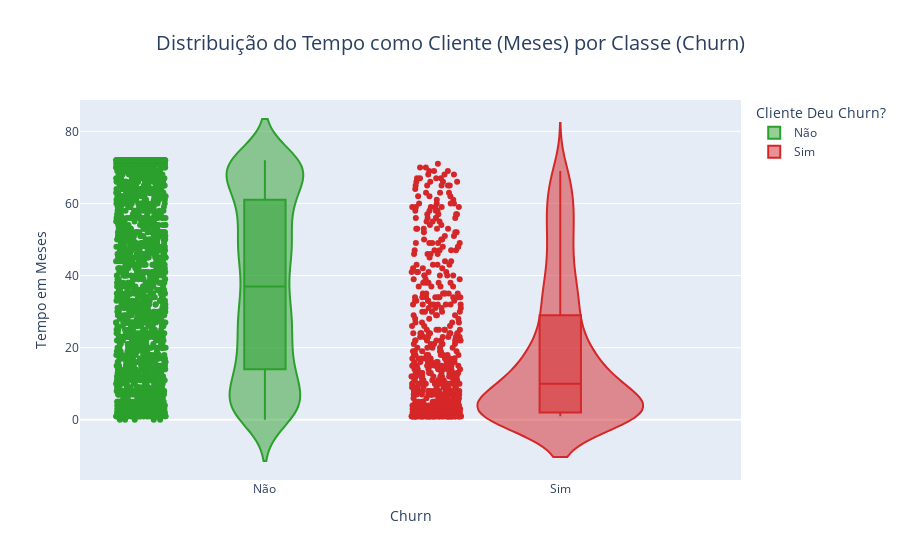

The code cell stored with this chart in its notebook:
### Markdown cell above
### 4.3 Relação entre Tempo como Cliente e Classe (Churn) 
- A partir dessa análise, é possível notar que o tempo como cliente influencia se ele vai ser Churn ou não. Para os que não são Churn, os dados de Tempo são muito bem distribuídos, porém para aqueles que são Churn, é possível notar que os dados se concentram muito nos primeiros meses como cliente (entre 1 a 18 meses, mais ou menos).

### Code cell
# Garantindo que os valores de Churn estejam como texto legível
df_churn['Churn'] = df_churn['Churn'].replace({'Yes': 'Sim', 'No': 'Não'})

# Gráfico violin com melhorias
fig_tempo = px.violin(
    df_churn,
    x='Churn',
    y='Tempo_como_Cliente',
    color='Churn',
    box=True,                # Adiciona o boxplot dentro do violino
    points='all',            # Mostra todos os pontos individuais
    hover_data=df_churn.columns,
    color_discrete_map={
        'Sim': '#d62728',    # Vermelho para churn
        'Não': '#2ca02c'     # Verde para retenção
    },
    title='Distribuição do Tempo como Cliente (Meses) por Classe (Churn)'
)

# Ajustes de layout
fig_tempo.update_layout(
    title_font_size=20,
    title_x=0.5,
    xaxis_title='Churn',
    yaxis_title='Tempo em Meses',
    legend_title_text='Cliente Deu Churn?',
    violingap=0.3,
    violingroupgap=0.2
)

# Exibir gráfico
fig_tempo.show()

### Figure 1 — Plotly figure (JSON) as saved in the notebook; plotly's stock layout.template omitted (floating-point values rounded to 4 significant figures; data arrays with more than 128 entries replaced by an {"elided": "..."} marker saying what was removed)
{"data": [{"alignmentgroup": "True", "box": {"visible": true}, "customdata": {"elided": "1841x14 mixed values"}, "hovertemplate": "Churn=%{x}<br>Tempo_como_Cliente=%{y}<br>ID=%{customdata[0]}<br>Genero=%{customdata[1]}<br>Idoso=%{customdata[2]}<br>Casado=%{customdata[3]}<br>Dependentes=%{customdata[4]}<br>Servico_Telefonico=%{customdata[5]}<br>Servico_Internet=%{customdata[6]}<br>Servico_Seguranca=%{customdata[7]}<br>Suporte_Tecnico=%{customdata[8]}<br>Streaming_TV=%{customdata[9]}<br>Tipo_Contrato=%{customdata[10]}<br>Metodo_Pagamento=%{customdata[11]}<br>Pagamento_Mensal=%{customdata[12]}<br>Total_Pago=%{customdata[13]}<extra></extra>", "legendgroup": "Não", "marker": {"color": "#2ca02c"}, "name": "Não", "offsetgroup": "Não", "orientation": "v", "points": "all", "scalegroup": "True", "showlegend": true, "type": "violin", "x": {"elided": "1841 str values"}, "x0": " ", "xaxis": "x", "y": {"elided": "1841 int values"}, "y0": " ", "yaxis": "y"}, {"alignmentgroup": "True", "box": {"visible": true}, "customdata": {"elided": "647x14 mixed values"}, "hovertemplate": "Churn=%{x}<br>Tempo_como_Cliente=%{y}<br>ID=%{customdata[0]}<br>Genero=%{customdata[1]}<br>Idoso=%{customdata[2]}<br>Casado=%{customdata[3]}<br>Dependentes=%{customdata[4]}<br>Servico_Telefonico=%{customdata[5]}<br>Servico_Internet=%{customdata[6]}<br>Servico_Seguranca=%{customdata[7]}<br>Suporte_Tecnico=%{customdata[8]}<br>Streaming_TV=%{customdata[9]}<br>Tipo_Contrato=%{customdata[10]}<br>Metodo_Pagamento=%{customdata[11]}<br>Pagamento_Mensal=%{customdata[12]}<br>Total_Pago=%{customdata[13]}<extra></extra>", "legendgroup": "Sim", "marker": {"color": "#d62728"}, "name": "Sim", "offsetgroup": "Sim", "orientation": "v", "points": "all", "scalegroup": "True", "showlegend": true, "type": "violin", "x": {"elided": "647 str values"}, "x0": " ", "xaxis": "x", "y": {"elided": "647 int values"}, "y0": " ", "yaxis": "y"}], "layout": {"legend": {"title": {"text": "Cliente Deu Churn?"}, "tracegroupgap": 0}, "title": {"font": {"size": 20}, "text": "Distribuição do Tempo como Cliente (Meses) por Classe (Churn)", "x": 0.5}, "violingap": 0.3, "violingroupgap": 0.2, "violinmode": "overlay", "xaxis": {"anchor": "y", "categoryarray": ["Não", "Sim"], "categoryorder": "array", "domain": [0, 1], "title": {"text": "Churn"}}, "yaxis": {"anchor": "x", "domain": [0, 1], "title": {"text": "Tempo em Meses"}}}}
